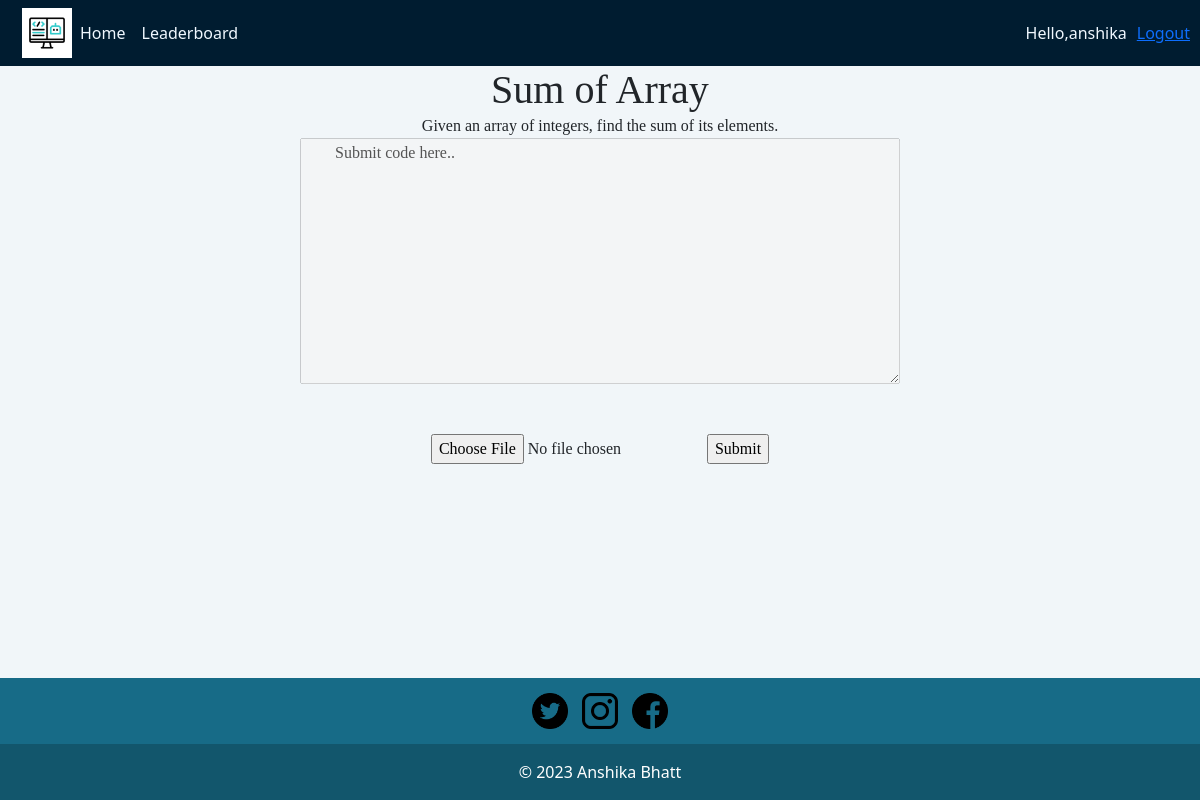
The page /judge/problem/3/ (signed in) on the database its author committed.
### judge/models.py (models this page shows, shortened)
class Problem(models.Model):
    name = models.CharField(max_length=100)
    statement = models.CharField(max_length=255)
    code = models.CharField(max_length=255)
    difficulty = models.CharField(max_length=100)

### judge/views.py (the view)
# urls.py: path('problem/<int:problem_id>/', views.problemDetail, name='problemDetail'),
@login_required(login_url='judge:login')
def problemDetail(request,problem_id):
    problem = get_object_or_404(Problem, pk = problem_id)
    return render(request, 'judge/detail.html', {'problem': problem})

### judge/templates/judge/detail.html (shortened to what this page needs)
{% extends 'judge/base.html' %}
{% block main_content %}
    <h1 style="margin: auto; text-align: center;">{{problem.name}}</h1>
    <p style="margin: auto; font-size: medium; text-align: center;" >{{problem.statement}}</p>
    <textarea rows="10" cols="200" disabled="disabled" style="width: 600px; display: block; margin: auto;">
        Submit code here..
    </textarea>
    <form style="margin: auto;" action="{%url 'judge:submit' problem.id %}" method="post"  enctype="multipart/form-data" >
        <fieldset>
            <div align="center"  style="margin: auto;">
                <form>
                    <div class="form-group" style="margin: 50px;">
                      <input type="file" name="solfile" class="form-control-file" id="solfile exampleFormControlFile1">
                      <input type="submit" value="Submit" >
                    </div>
                  </form>
            </div>
        </fieldset>
    </form>
{% endblock %}

### judge/templates/judge/base.html (shortened to what this page needs)
{% load static %}
<!DOCTYPE html>
<html lang="en">
<head>
    <link rel="stylesheet" type="text/css" href="{% static 'judge/style.css' %}" />
    <link href="https://cdn.jsdelivr.net/npm/bootstrap@5.3.0/dist/css/bootstrap.min.css" rel="stylesheet">
</head>
<body>
        <div class="flex-wrapper ">
            <nav class="navbar navbar-expand">
                <div class="container-fluid">
                    <img src="../../static/judge/coding.gif" width="50" height="50" alt="">
                    <div class="collapse navbar-collapse" id="navbarCollapse">
                        <div class="navbar-nav">
                            <a href="#" class="nav-item nav-link" style="color: aliceblue;">Home</a>
                            <a href="#" class="nav-item nav-link" style="color: aliceblue;">Leaderboard</a>
                        </div>
                    </div>
                </div>
                <span style="color: aliceblue; margin-right: 10px;" >Hello,{{request.user}} </span>
                <span style="color: aliceblue; margin-right: 10px;"><a href="{% url 'judge:logoutUser' %}" >Logout</a> </span>
            </nav>
        <div class="content" >
            {% block main_content %}
            {% endblock %}
        </div>
        <div class="footer">
            <footer class="text-center text-start">
                <div class="container d-flex justify-content-center py-2">
                    <img class="icn" src="../../static/judge/twitter.png" >
                    <img class="icn" src="../../static/judge/instagram.png" >
                    <img class="icn" src="../../static/judge/facebook.png" >
                </div>
                <div class="text-center text-white p-3" style="background-color: rgba(0, 0, 0, 0.2);">
                    © 2023 Anshika Bhatt
                  </div>
            </footer>
        </div>
    </div>
</body>
</html>

### judge/static/judge/style.css (style rules this page uses)
.flex-wrapper { display: flex; min-height: 100vh; flex-direction: column; justify-content: flex-start; }
.content { font-family: 'Vollkorn', serif; background:#F1F6F9; margin-top: auto; flex-grow: 1; }
.navbar { background-color: #001C30; }
.navbar img { padding: 10 10; margin-left: 1%; }
.footer { background-color: #176B87; margin-top: auto; }
.icn { width: 50px; height: 50px; padding: 7px; }

### rows shown on the page
Problem: name "Sum of Array", statement "Given an array of integers, find the sum of its elements."

### other values the page prints
{{ request.user }} "anshika"
